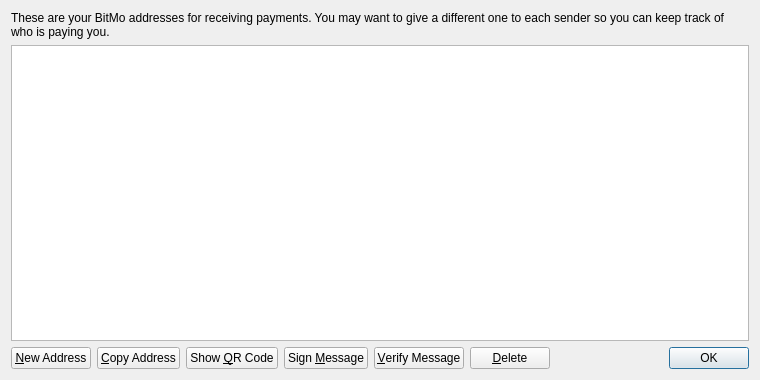
<?xml version="1.0" encoding="UTF-8"?>
<ui version="4.0">
 <class>AddressBookPage</class>
 <widget class="QWidget" name="AddressBookPage">
  <property name="geometry">
   <rect>
    <x>0</x>
    <y>0</y>
    <width>760</width>
    <height>380</height>
   </rect>
  </property>
  <property name="windowTitle">
   <string>Address Book</string>
  </property>
  <layout class="QVBoxLayout" name="verticalLayout">
   <item>
    <widget class="QLabel" name="labelExplanation">
     <property name="text">
      <string>These are your BitMo addresses for receiving payments. You may want to give a different one to each sender so you can keep track of who is paying you.</string>
     </property>
     <property name="textFormat">
      <enum>Qt::PlainText</enum>
     </property>
     <property name="wordWrap">
      <bool>true</bool>
     </property>
    </widget>
   </item>
   <item>
    <widget class="QTableView" name="tableView">
     <property name="contextMenuPolicy">
      <enum>Qt::CustomContextMenu</enum>
     </property>
     <property name="toolTip">
      <string>Double-click to edit address or label</string>
     </property>
     <property name="tabKeyNavigation">
      <bool>false</bool>
     </property>
     <property name="alternatingRowColors">
      <bool>true</bool>
     </property>
     <property name="selectionMode">
      <enum>QAbstractItemView::SingleSelection</enum>
     </property>
     <property name="selectionBehavior">
      <enum>QAbstractItemView::SelectRows</enum>
     </property>
     <property name="sortingEnabled">
      <bool>true</bool>
     </property>
     <attribute name="verticalHeaderVisible">
      <bool>false</bool>
     </attribute>
    </widget>
   </item>
   <item>
    <layout class="QHBoxLayout" name="horizontalLayout">
     <item>
      <widget class="QPushButton" name="newAddressButton">
       <property name="toolTip">
        <string>Create a new address</string>
       </property>
       <property name="text">
        <string>&amp;New Address</string>
       </property>
       <property name="icon">
        <iconset resource="../bitcoin.qrc">
         <normaloff>:/icons/add</normaloff>:/icons/add</iconset>
       </property>
      </widget>
     </item>
     <item>
      <widget class="QPushButton" name="copyToClipboard">
       <property name="toolTip">
        <string>Copy the currently selected address to the system clipboard</string>
       </property>
       <property name="text">
        <string>&amp;Copy Address</string>
       </property>
       <property name="icon">
        <iconset resource="../bitcoin.qrc">
         <normaloff>:/icons/editcopy</normaloff>:/icons/editcopy</iconset>
       </property>
      </widget>
     </item>
     <item>
      <widget class="QPushButton" name="showQRCode">
       <property name="text">
        <string>Show &amp;QR Code</string>
       </property>
       <property name="icon">
        <iconset resource="../bitcoin.qrc">
         <normaloff>:/icons/qrcode</normaloff>:/icons/qrcode</iconset>
       </property>
      </widget>
     </item>
     <item>
      <widget class="QPushButton" name="signMessage">
       <property name="toolTip">
        <string>Sign a message to prove you own a BitMo address</string>
       </property>
       <property name="text">
        <string>Sign &amp;Message</string>
       </property>
       <property name="icon">
        <iconset resource="../bitcoin.qrc">
         <normaloff>:/icons/edit</normaloff>:/icons/edit</iconset>
       </property>
      </widget>
     </item>
     <item>
      <widget class="QPushButton" name="verifyMessage">
       <property name="toolTip">
        <string>Verify a message to ensure it was signed with a specified BitMo address</string>
       </property>
       <property name="text">
        <string>&amp;Verify Message</string>
       </property>
       <property name="icon">
        <iconset resource="../bitcoin.qrc">
         <normaloff>:/icons/transaction_0</normaloff>:/icons/transaction_0</iconset>
       </property>
      </widget>
     </item>
     <item>
      <widget class="QPushButton" name="deleteButton">
       <property name="toolTip">
        <string>Delete the currently selected address from the list</string>
       </property>
       <property name="text">
        <string>&amp;Delete</string>
       </property>
       <property name="icon">
        <iconset resource="../bitcoin.qrc">
         <normaloff>:/icons/remove</normaloff>:/icons/remove</iconset>
       </property>
      </widget>
     </item>
     <item>
      <spacer name="horizontalSpacer">
       <property name="orientation">
        <enum>Qt::Horizontal</enum>
       </property>
       <property name="sizeHint" stdset="0">
        <size>
         <width>40</width>
         <height>20</height>
        </size>
       </property>
      </spacer>
     </item>
     <item>
      <widget class="QDialogButtonBox" name="buttonBox">
       <property name="sizePolicy">
        <sizepolicy hsizetype="Maximum" vsizetype="Fixed">
         <horstretch>0</horstretch>
         <verstretch>0</verstretch>
        </sizepolicy>
       </property>
       <property name="standardButtons">
        <set>QDialogButtonBox::Ok</set>
       </property>
      </widget>
     </item>
    </layout>
   </item>
  </layout>
 </widget>
 <resources>
  <include location="../bitcoin.qrc"/>
 </resources>
 <connections/>
</ui>
